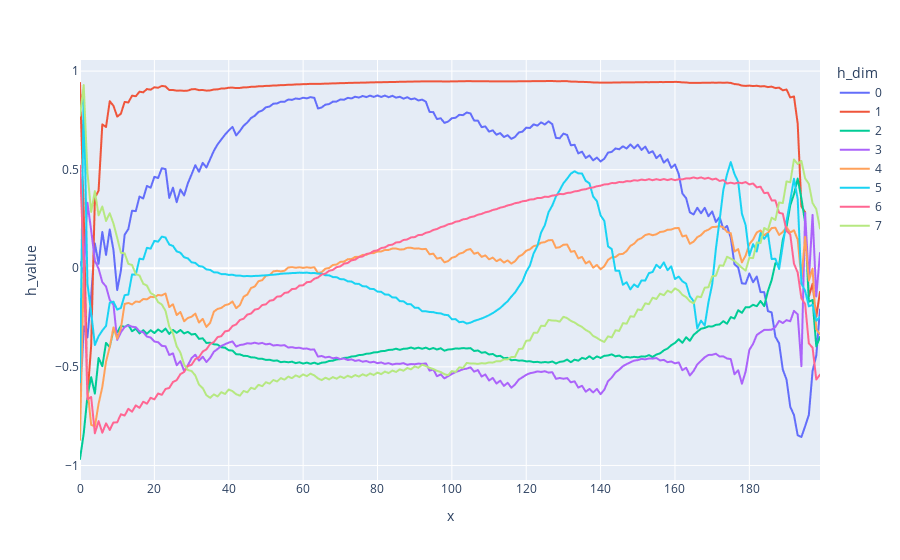

The notebook cell this image was saved under:
### Code cell
h.shape
import plotly.express as px
# scatter plot with line connecting each point
lines = pd.DataFrame(h[0, :, :8].cpu().numpy())
x = np.linspace(0, 99, 100) if recurrence == 1 else np.linspace(0, 199, 200)
lines["x"] = x
lines = lines.melt(id_vars = "x", var_name = "h_dim", value_name = "h_value")
px.line(lines, x = "x", y = "h_value", color = "h_dim")

### Figure 1 — Plotly figure (JSON) as saved in the notebook; plotly's stock layout.template omitted (floating-point values rounded to 4 significant figures; data arrays with more than 128 entries replaced by an {"elided": "..."} marker saying what was removed)
{"data": [{"hovertemplate": "h_dim=0<br>x=%{x}<br>h_value=%{y}<extra></extra>", "legendgroup": "0", "line": {"color": "#636efa", "dash": "solid"}, "marker": {"symbol": "circle"}, "mode": "lines", "name": "0", "showlegend": true, "type": "scattergl", "x": {"elided": "200 int values"}, "xaxis": "x", "y": {"elided": "200 float values"}, "yaxis": "y"}, {"hovertemplate": "h_dim=1<br>x=%{x}<br>h_value=%{y}<extra></extra>", "legendgroup": "1", "line": {"color": "#EF553B", "dash": "solid"}, "marker": {"symbol": "circle"}, "mode": "lines", "name": "1", "showlegend": true, "type": "scattergl", "x": {"elided": "200 int values"}, "xaxis": "x", "y": {"elided": "200 float values"}, "yaxis": "y"}, {"hovertemplate": "h_dim=2<br>x=%{x}<br>h_value=%{y}<extra></extra>", "legendgroup": "2", "line": {"color": "#00cc96", "dash": "solid"}, "marker": {"symbol": "circle"}, "mode": "lines", "name": "2", "showlegend": true, "type": "scattergl", "x": {"elided": "200 int values"}, "xaxis": "x", "y": {"elided": "200 float values"}, "yaxis": "y"}, {"hovertemplate": "h_dim=3<br>x=%{x}<br>h_value=%{y}<extra></extra>", "legendgroup": "3", "line": {"color": "#ab63fa", "dash": "solid"}, "marker": {"symbol": "circle"}, "mode": "lines", "name": "3", "showlegend": true, "type": "scattergl", "x": {"elided": "200 int values"}, "xaxis": "x", "y": {"elided": "200 float values"}, "yaxis": "y"}, {"hovertemplate": "h_dim=4<br>x=%{x}<br>h_value=%{y}<extra></extra>", "legendgroup": "4", "line": {"color": "#FFA15A", "dash": "solid"}, "marker": {"symbol": "circle"}, "mode": "lines", "name": "4", "showlegend": true, "type": "scattergl", "x": {"elided": "200 int values"}, "xaxis": "x", "y": {"elided": "200 float values"}, "yaxis": "y"}, {"hovertemplate": "h_dim=5<br>x=%{x}<br>h_value=%{y}<extra></extra>", "legendgroup": "5", "line": {"color": "#19d3f3", "dash": "solid"}, "marker": {"symbol": "circle"}, "mode": "lines", "name": "5", "showlegend": true, "type": "scattergl", "x": {"elided": "200 int values"}, "xaxis": "x", "y": {"elided": "200 float values"}, "yaxis": "y"}, {"hovertemplate": "h_dim=6<br>x=%{x}<br>h_value=%{y}<extra></extra>", "legendgroup": "6", "line": {"color": "#FF6692", "dash": "solid"}, "marker": {"symbol": "circle"}, "mode": "lines", "name": "6", "showlegend": true, "type": "scattergl", "x": {"elided": "200 int values"}, "xaxis": "x", "y": {"elided": "200 float values"}, "yaxis": "y"}, {"hovertemplate": "h_dim=7<br>x=%{x}<br>h_value=%{y}<extra></extra>", "legendgroup": "7", "line": {"color": "#B6E880", "dash": "solid"}, "marker": {"symbol": "circle"}, "mode": "lines", "name": "7", "showlegend": true, "type": "scattergl", "x": {"elided": "200 int values"}, "xaxis": "x", "y": {"elided": "200 float values"}, "yaxis": "y"}], "layout": {"legend": {"title": {"text": "h_dim"}, "tracegroupgap": 0}, "margin": {"t": 60}, "xaxis": {"anchor": "y", "domain": [0, 1], "title": {"text": "x"}}, "yaxis": {"anchor": "x", "domain": [0, 1], "title": {"text": "h_value"}}}}
